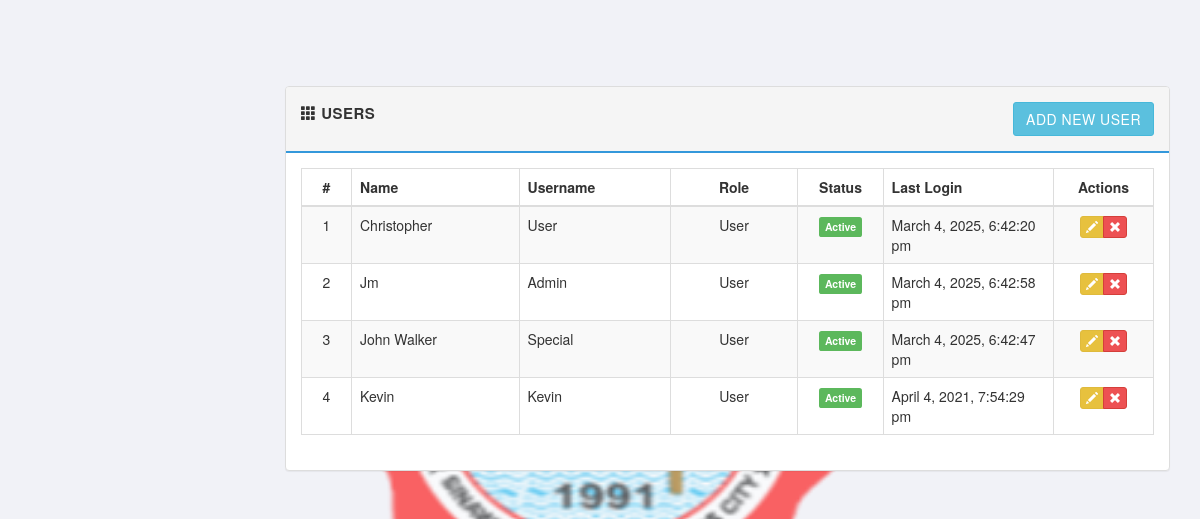
The page /users.php on the database as committed earlier.
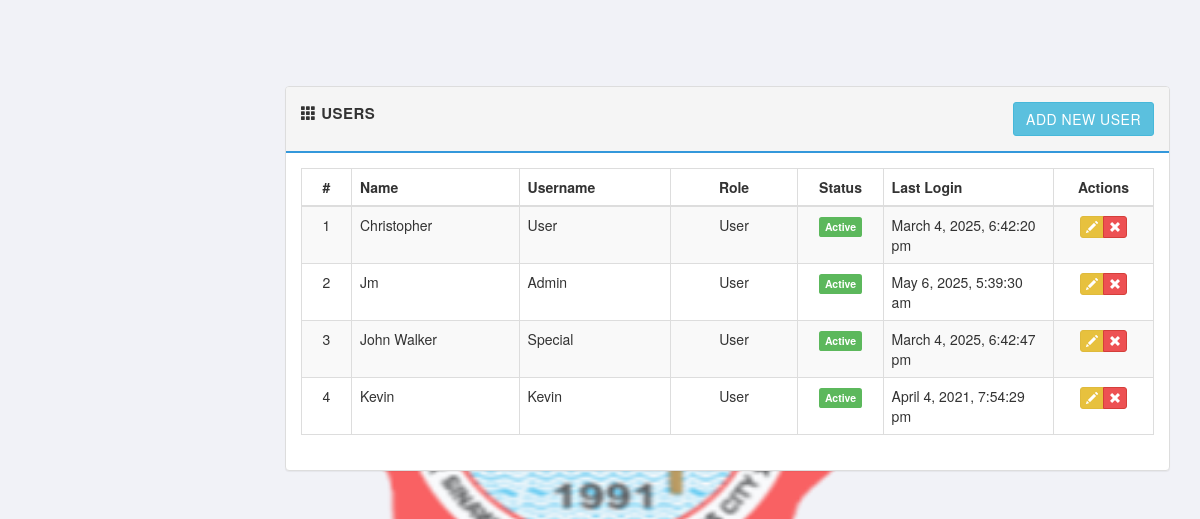
The same page on the database as committed later.
### tables this page shows
CREATE TABLE `users` (
  `id` int(11) UNSIGNED NOT NULL,
  `name` varchar(60) NOT NULL,
  `username` varchar(50) NOT NULL,
  `password` varchar(255) NOT NULL,
  `user_level` int(11) NOT NULL,
  `image` varchar(255) DEFAULT 'no_image.jpg',
  `status` int(1) NOT NULL,
  `last_login` datetime DEFAULT NULL
);

### includes/sql.php (called while the page is built, shortened)
<?php
  require_once('load.php');
function find_by_sql($sql)
{
  global $db;
  $result = $db->query($sql);
  $result_set = $db->while_loop($result);
 return $result_set;
}
 function find_all_user(){
    $sql = "SELECT id, name, username, role, status, last_login FROM users ORDER BY name ASC";
    $result = find_by_sql($sql);
    return $result;
}
?>

### includes/database.php (called while the page is built, shortened)
<?php
class MySqli_DB {
    private $con;
    public $query_id;
public function db_connect()
{
  $this->con = mysqli_connect(DB_HOST,DB_USER,DB_PASS);
  if(!$this->con)
         {
           die(" Database connection failed:". mysqli_connect_error());
         } else {
           $select_db = $this->con->select_db(database: DB_NAME);
        }
}
public function query($sql)
{
    if (trim($sql) != "") {
        try {
            $this->query_id = $this->con->query($sql);
        } catch (mysqli_sql_exception $e) {
            die("Error on this Query :<pre> " . $sql . "</pre><br>" . $e->getMessage());
        }
    }
    return $this->query_id;
}
public function fetch_array($statement)
{
  return mysqli_fetch_array($statement);
}
public function while_loop($loop){
   $results = array();
   while ($result = $this->fetch_array($loop)) {
      $results[] = $result;
   }
 return $results;
}
}
$db = new MySqli_DB();
?>

### includes/functions.php (called while the page is built, shortened)
<?php
function remove_junk($str){
  if (is_string($str)) {
    $str = nl2br($str);
    $str = htmlspecialchars(strip_tags($str, ENT_QUOTES));
    return $str;
  }
  return '';
}
function read_date($str){
     if($str)
      return date('F j, Y, g:i:s a', strtotime($str));
     else
      return null;
  }
function count_id(){
  static $count = 1;
  return $count++;
}
?>

### users.php (the view, shortened to what this page needs)
<?php
  $all_users = find_all_user();
?>
<?php include_once('layouts/header.php'); ?>
<div class="row">
   <div class="col-md-12">
   </div>
</div>
<div class="row">
  <div class="col-md-12">
    <div class="panel panel-default">
      <div class="panel-heading clearfix">
        <strong>
          <span class="glyphicon glyphicon-th"></span>
          <span>Users</span>
       </strong>
         <a href="add_user.php" class="btn btn-info pull-right">Add New User</a>
      </div>
     <div class="panel-body">
      <table class="table table-bordered table-striped">
        <thead>
          <tr>
            <th class="text-center" style="width: 50px;">#</th>
            <th>Name</th>
            <th>Username</th>
            <th class="text-center" style="width: 15%;">Role</th>
            <th class="text-center" style="width: 10%;">Status</th>
            <th style="width: 20%;">Last Login</th>
            <th class="text-center" style="width: 100px;">Actions</th>
          </tr>
        </thead>
        <tbody>
        <?php foreach($all_users as $a_user): ?>
          <tr>
           <td class="text-center"><?php echo count_id();?></td>
           <td><?php echo remove_junk(ucwords($a_user['name']))?></td>
           <td><?php echo remove_junk(ucwords($a_user['username']))?></td>
           <td class="text-center"><?php echo isset($a_user['role']) ? ucfirst($a_user['role']) : ''; ?></td>
           <td class="text-center">
           <?php if($a_user['status'] === '1'): ?>
            <span class="label label-success"><?php echo "Active"; ?></span>
          <?php else: ?>
            <span class="label label-danger"><?php echo "Deactive"; ?></span>
          <?php endif;?>
           </td>
           <td><?php echo read_date($a_user['last_login'])?></td>
           <td class="text-center">
             <div class="btn-group">
                <a href="edit_user.php?id=<?php echo (int)$a_user['id'];?>" class="btn btn-xs btn-warning" data-toggle="tooltip" title="Edit">
                  <i class="glyphicon glyphicon-pencil"></i>
               </a>
                <a href="delete_user.php?id=<?php echo (int)$a_user['id'];?>" class="btn btn-xs btn-danger" data-toggle="tooltip" title="Remove">
                  <i class="glyphicon glyphicon-remove"></i>
                </a>
                </div>
           </td>
          </tr>
        <?php endforeach;?>
       </tbody>
     </table>
     </div>
    </div>
  </div>
</div>
<?php include_once('layouts/footer.php'); ?>

Rows that differ between the two databases and show on the page:
changed users "Jm": last_login "March 4, 2025, 6:42:58 pm" → "May 6, 2025, 5:39:30 am"
